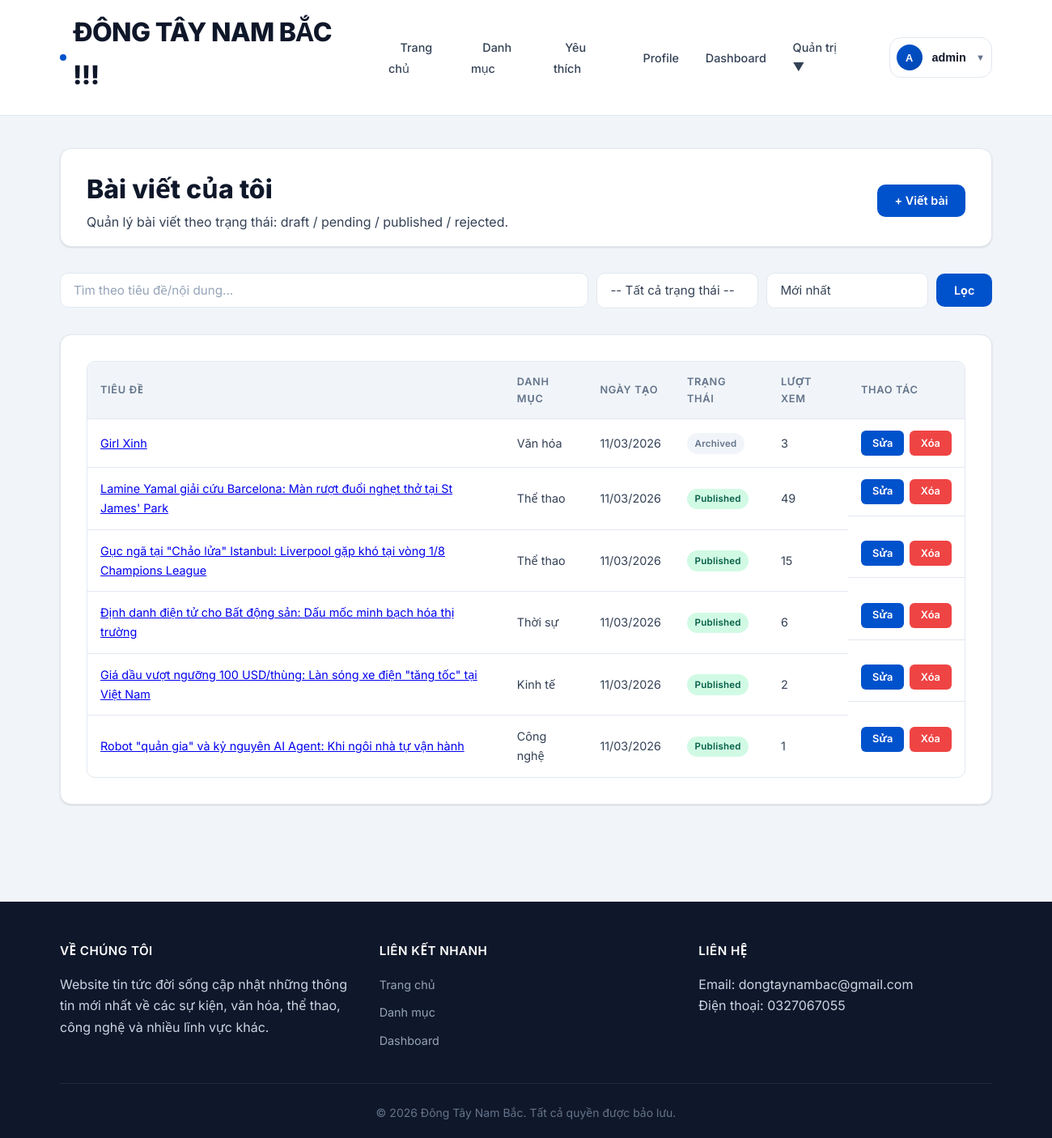
The app's page /dashboard/articles (signed in), older data.
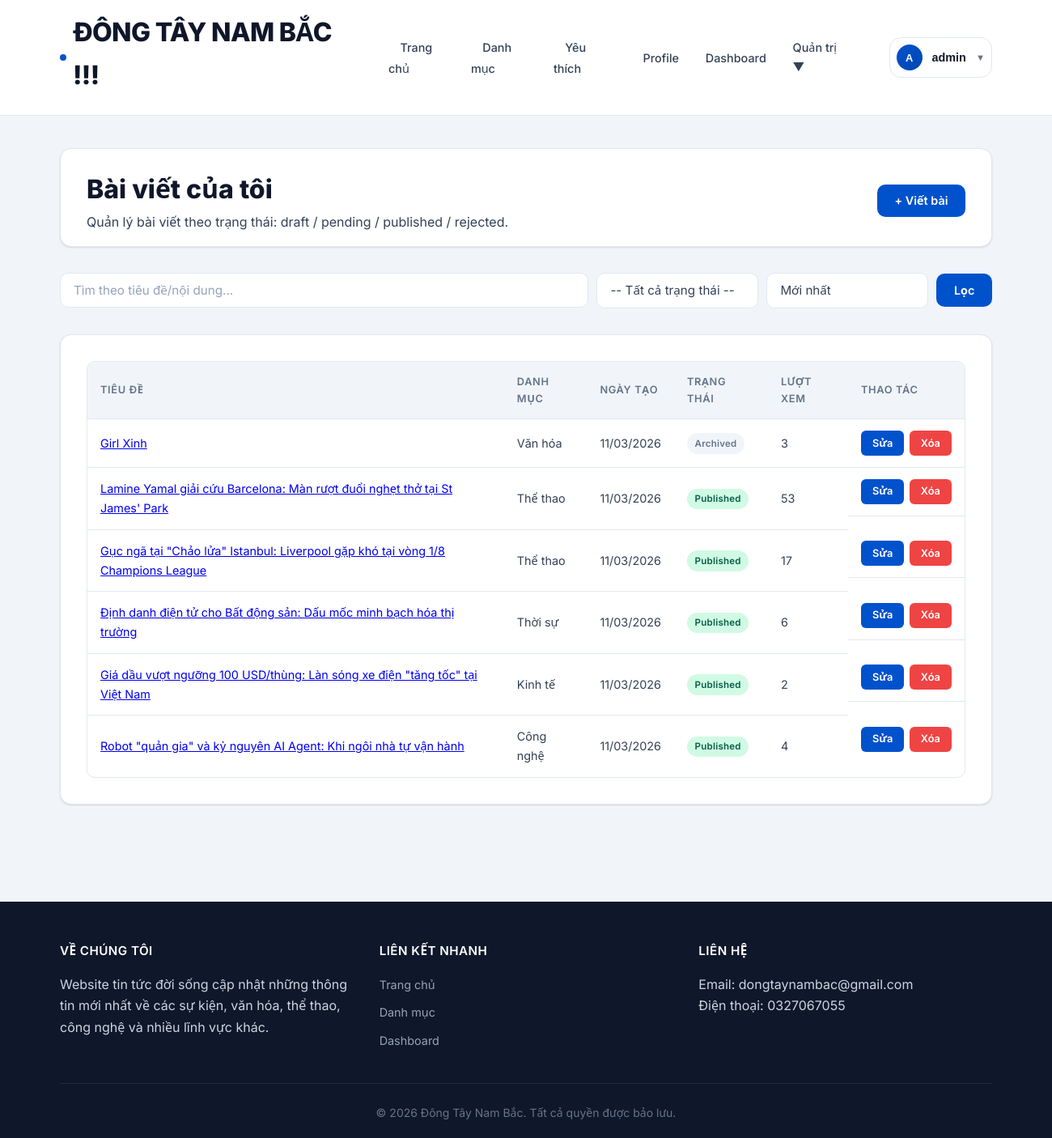
The same page, newer data.
### newsapp/models.py (models this page shows)
class Article(db.Model):
    __tablename__ = "articles"
    id = db.Column(db.Integer, primary_key=True)
    title = db.Column(db.String(200), nullable=False, index=True)
    content = db.Column(db.Text, nullable=False)
    excerpt = db.Column(db.String(500))
    image_ref = db.Column(db.String(500))
    status = db.Column(db.String(20), nullable=False, default=ArticleStatus.DRAFT, index=True)
    review_note = db.Column(db.String(500))
    created_at = db.Column(db.DateTime, default=datetime.utcnow, nullable=False, index=True)
    updated_at = db.Column(db.DateTime, default=datetime.utcnow, onupdate=datetime.utcnow, nullable=False)
    published_at = db.Column(db.DateTime)
    views = db.Column(db.Integer, default=0, nullable=False)
    audio_ref = db.Column(db.String(500))  # static-relative path to generated audio
    audio_duration = db.Column(db.Integer)  # seconds, optional
    summary_text = db.Column(db.Text)
    user_id = db.Column(db.Integer, db.ForeignKey("users.id"), nullable=False, index=True)
    category_id = db.Column(db.Integer, db.ForeignKey("categories.id"), nullable=False, index=True)
    author = db.relationship("User", back_populates="articles")
    category = db.relationship("Category", back_populates="articles")
    comments = db.relationship(
        "Comment", back_populates="article", lazy=True, order_by="Comment.created_at.desc()"
    )
    favorites = db.relationship("Favorite", back_populates="article", lazy=True)

class Category(db.Model):
    __tablename__ = "categories"
    id = db.Column(db.Integer, primary_key=True)
    name = db.Column(db.String(100), unique=True, nullable=False, index=True)
    description = db.Column(db.Text)
    active = db.Column(db.Boolean, nullable=False, default=True, index=True)
    created_at = db.Column(db.DateTime, default=datetime.utcnow, nullable=False)
    articles = db.relationship("Article", back_populates="category", lazy=True)

### newsapp/controllers/dashboard_controller.py (the view)
@bp.route("/articles")
@login_required
def my_articles():
    user = get_current_user()
    assert user is not None
    q = (request.args.get("q") or "").strip()
    status = request.args.get("status") or ""
    sort = request.args.get("sort") or "newest"
    query = Article.query.filter(Article.user_id == user.id)
    if status in ArticleStatus.ALL:
        query = query.filter(Article.status == status)
    if q:
        like = f"%{q}%"
        query = query.filter(or_(Article.title.ilike(like), Article.excerpt.ilike(like), Article.content.ilike(like)))
    if sort == "oldest":
        query = query.order_by(Article.created_at.asc())
    elif sort == "views":
        query = query.order_by(Article.views.desc(), Article.created_at.desc())
    else:
        query = query.order_by(Article.created_at.desc())
    articles = query.all()
    return render_template("dashboard/articles.html", user=user, articles=articles, q=q, status=status, sort=sort)

### newsapp/utils/auth.py (called while the page is built)
def get_current_user() -> User | None:
    if hasattr(g, "current_user"):
        return cast(User | None, g.current_user)
    user_id = session.get("user_id")
    if not user_id:
        g.current_user = None
        return None
    user = db.session.get(User, int(user_id))
    g.current_user = user
    return user

def login_required(fn: F) -> F:
    @wraps(fn)
    def wrapper(*args, **kwargs):
        user = get_current_user()
        if not user:
            flash("Vui lòng đăng nhập để truy cập!", "error")
            return redirect(url_for("auth.login"))
        if not user.active:
            session.clear()
            flash("Tài khoản đang bị khóa / không hoạt động.", "error")
            return redirect(url_for("auth.login"))
        return fn(*args, **kwargs)
    return cast(F, wrapper)

### newsapp/templates/dashboard/articles.html (shortened to what this page needs)
{% extends "base.html" %}
{% block content %}
<div class="container">
    <div class="dashboard-header">
        <div>
            <h1>Bài viết của tôi</h1>
            <p>Quản lý bài viết theo trạng thái: draft / pending / published / rejected.</p>
        </div>
        <div class="dashboard-actions">
            <a href="{{ url_for('dashboard.create_article') }}" class="btn btn-primary">+ Viết bài</a>
        </div>
    </div>
    <section class="search-section">
        <form method="GET" action="{{ url_for('dashboard.my_articles') }}" class="search-form">
            <input type="text" name="q" placeholder="Tìm theo tiêu đề/nội dung..." value="{{ q or '' }}">
            <select name="status">
                <option value="">-- Tất cả trạng thái --</option>
            </select>
            <select name="sort">
                <option value="newest" {% if sort == 'newest' %}selected{% endif %}>Mới nhất</option>
            </select>
            <button type="submit" class="btn btn-primary">Lọc</button>
        </form>
    </section>
    <div class="dashboard-articles">
        {% if articles %}
        <div class="articles-table">
            <table>
                <thead>
                    <tr>
                        <th>Tiêu đề</th>
                        <th>Danh mục</th>
                        <th>Ngày tạo</th>
                        <th>Trạng thái</th>
                        <th>Lượt xem</th>
                        <th>Thao tác</th>
                    </tr>
                </thead>
                <tbody>
                    {% for article in articles %}
                    <tr>
                        <td>
                            <a href="{{ url_for('main.article_detail', article_id=article.id) }}">{{ article.title }}</a>
                        </td>
                        <td>{{ article.category.name }}</td>
                        <td>{{ article.created_at.strftime('%d/%m/%Y') }}</td>
                        <td>
                            <span class="badge badge-status badge-{{ article.status }}">{{ article.status }}</span>
                        </td>
                        <td>{{ article.views }}</td>
                        <td class="actions">
                            <a href="{{ url_for('dashboard.edit_article', article_id=article.id) }}" class="btn btn-sm btn-primary">Sửa</a>
                            <form method="POST" action="{{ url_for('dashboard.delete_article', article_id=article.id) }}" style="display:inline;" onsubmit="return confirm('Xóa bài viết này?');">
                                <button type="submit" class="btn btn-sm btn-danger">Xóa</button>
                            </form>
                        </td>
                    </tr>
                    {% endfor %}
                </tbody>
            </table>
        </div>
        {% else %}
        <p class="no-articles">Chưa có bài viết nào. <a href="{{ url_for('dashboard.create_article') }}">Viết bài đầu tiên</a></p>
        {% endif %}
    </div>
</div>
{% endblock %}

Row changes from the older to the newer data that the page shows:
changed Article "Lamine Yamal giải cứu Barcelona: Màn rượt đuổi nghẹt thở tại St James' Park": views "49" → "53"
changed Article "Gục ngã tại \"Chảo lửa\" Istanbul: Liverpool gặp khó tại vòng 1/8 Champions League": views "15" → "17"
changed Article "Robot \"quản gia\" và kỷ nguyên AI Agent: Khi ngôi nhà tự vận hành": views "1" → "4"
